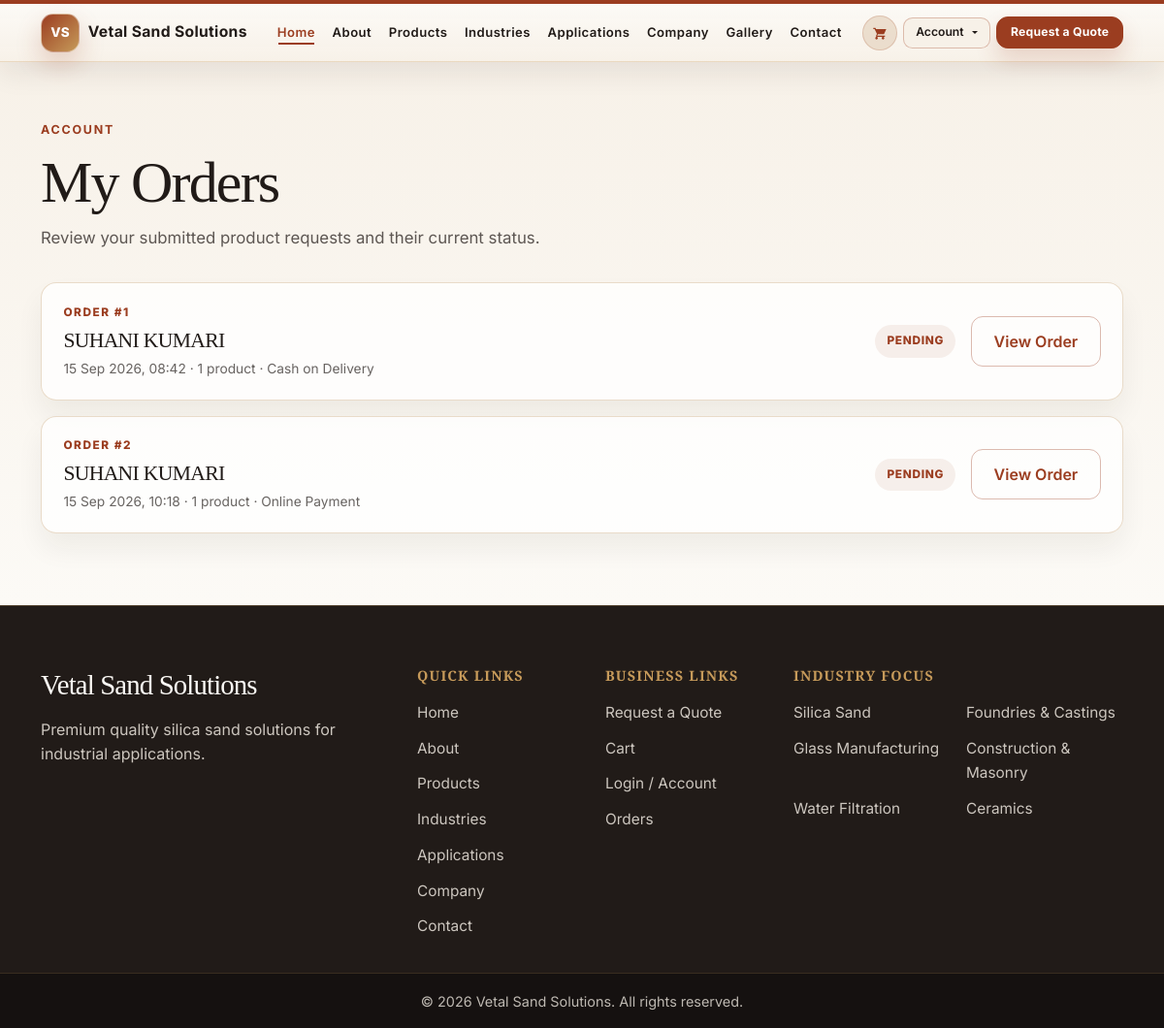
/account/orders/ (signed in), run on the app's committed database.
### orders/models.py (models this page shows, shortened)
class Order(models.Model):
	class PaymentMethod(models.TextChoices):
		COD = 'cod', 'Cash on Delivery'
		RAZORPAY = 'razorpay', 'Online Payment'
	class Status(models.TextChoices):
		PENDING = 'pending', 'Pending'
		CONFIRMED = 'confirmed', 'Confirmed'
		PROCESSING = 'processing', 'Processing'
		SHIPPED = 'shipped', 'Shipped'
		DELIVERED = 'delivered', 'Delivered'
		CANCELLED = 'cancelled', 'Cancelled'
	user = models.ForeignKey(settings.AUTH_USER_MODEL, on_delete=models.CASCADE, related_name='orders')
	full_name = models.CharField(max_length=150)
	email = models.EmailField()
	phone = models.CharField(max_length=30)
	address = models.TextField()
	city = models.CharField(max_length=100)
	state = models.CharField(max_length=100)
	pincode = models.CharField(max_length=20)
	notes = models.TextField(blank=True)
	payment_method = models.CharField(
		max_length=20,
		choices=PaymentMethod.choices,
		default=PaymentMethod.COD,
	)
	status = models.CharField(max_length=20, choices=Status.choices, default=Status.PENDING)
	created_at = models.DateTimeField(auto_now_add=True)
	updated_at = models.DateTimeField(auto_now=True)
	class Meta:
		ordering = ['-created_at']

### orders/views.py (the view)
# urls.py: path('account/orders/', views.order_list, name='order_list'),
@login_required(login_url='login')
def order_list(request):
	orders = Order.objects.filter(user=request.user).annotate(item_count=Count('items'))
	return render(request, 'orders/order_list.html', {'orders': orders})

### cart/context_processors.py (called while the page is built)
def cart_count(request):
    cart = request.session.get('cart', {})
    total_items = 0
    for quantity in cart.values():
        try:
            total_items += int(quantity)
        except (TypeError, ValueError):
            continue
    return {'cart_count': total_items}

### products/context_processors.py (called while the page is built)
def wishlist_count(request):
    if not request.user.is_authenticated:
        return {'wishlist_count': 0}
    return {'wishlist_count': Wishlist.objects.filter(user=request.user).count()}

### templates/orders/order_list.html (shortened to what this page needs)
{% extends 'base.html' %}
{% block content %}
<section class="orders-page">
    <div class="container orders-page-container">
        <div class="orders-page-heading">
            <p class="section-kicker">Account</p>
            <h1>My Orders</h1>
            <p>Review your submitted product requests and their current status.</p>
        </div>
        {% if orders %}
            <div class="order-list">
                {% for order in orders %}
                    <article class="order-list-card">
                        <div>
                            <span class="order-list-label">Order #{{ order.id }}</span>
                            <h2>{{ order.full_name }}</h2>
                            <p>{{ order.created_at|date:'d M Y, H:i' }} · {{ order.item_count }} product{{ order.item_count|pluralize }} · {{ order.get_payment_method_display }}</p>
                        </div>
                        <div class="order-list-status">
                            <span>{{ order.get_status_display }}</span>
                            <a href="{% url 'order_detail' order.id %}" class="btn btn-secondary">View Order</a>
                        </div>
                    </article>
                {% endfor %}
            </div>
        {% else %}
            <div class="empty-state order-empty-state text-center">
                <h2>No orders yet</h2>
                <p>Your submitted product requests will appear here.</p>
                <a href="{% url 'product_list' %}" class="btn btn-primary">Explore Products</a>
            </div>
        {% endif %}
    </div>
</section>
{% endblock %}

### static/css/style.css (style rules this page uses)
:root { --primary: #9B3D20; --dark: #211B18; --sand: #E8D8C5; --cream: #F7F1E8; --off-white: #FCFAF6; --gold: #C69A5A; --border-soft: rgba(33, 27, 24, 0.08); --text-soft: #514640; --shadow-soft: 0 18px 38px rgba(33, 27, 24, 0.08); --shadow-card: 0 16px 28px rgba(33, 27, 24, 0.06); }
html { scroll-behavior: smooth; }
body { font-family: 'Inter', sans-serif; background: linear-gradient(180deg, var(--off-white) 0%, var(--cream) 100%); color: var(--dark); line-height: 1.6; font-weight: 400; -webkit-font-smoothing: antialiased; text-rendering: optimizeLegibility; }
a { color: var(--dark); text-decoration: none; transition: color 0.25s ease, background-color 0.25s ease, border-color 0.25s ease, transform 0.25s ease; }
h1, h2, h3, h4, h5, h6, .site-title, .hero-title { font-family: 'Playfair Display', serif; color: var(--dark); line-height: 1.15; letter-spacing: -0.03em; margin-bottom: 0.75rem; }
p { margin-bottom: 1rem; color: var(--dark); }
.btn, button, input, textarea, select { font-family: 'Inter', sans-serif; }
.btn { display: inline-flex; align-items: center; justify-content: center; border-radius: 0.75rem; font-weight: 600; padding: 0.8rem 1.4rem; transition: all 0.25s ease; border-width: 1px; border-style: solid; }
.btn-secondary, .btn-outline-primary { background: transparent; border-color: rgba(155, 61, 32, 0.35); color: var(--primary); }
.section-kicker { display: inline-block; margin-bottom: 0.6rem; color: var(--primary); font-size: 0.78rem; font-weight: 700; letter-spacing: 0.14em; text-transform: uppercase; }
.orders-page { min-height: 70vh; background: linear-gradient(180deg, rgba(247, 241, 232, 0.98) 0%, rgba(252, 250, 246, 1) 100%); }
.orders-page-container { padding-top: 3.5rem; padding-bottom: 4.5rem; }
.orders-page-heading { margin-bottom: 2rem; }
.orders-page-heading h1 { font-size: clamp(2.5rem, 5vw, 4.2rem); margin-bottom: 0.6rem; }
.orders-page-heading p:last-child { max-width: 44rem; margin-bottom: 0; color: rgba(33, 27, 24, 0.72); font-size: 1.05rem; }
.order-panel-kicker, .order-list-label { display: block; margin-bottom: 0.45rem; color: var(--primary); font-size: 0.74rem; font-weight: 800; letter-spacing: 0.13em; text-transform: uppercase; }
.order-list { display: flex; flex-direction: column; gap: 1rem; }
.order-list-card { display: flex; align-items: center; justify-content: space-between; gap: 1.5rem; padding: 1.3rem 1.4rem; background: rgba(255, 255, 255, 0.78); border: 1px solid rgba(232, 216, 197, 0.92); border-radius: 1rem; box-shadow: var(--shadow-card); }
.order-list-card h2 { margin-bottom: 0.3rem; font-size: 1.35rem; }
.order-list-card p { margin-bottom: 0; color: rgba(33, 27, 24, 0.68); font-size: 0.86rem; }
.order-list-status { display: flex; align-items: center; gap: 1rem; flex-shrink: 0; }
.order-list-status > span, .order-status-pill { display: inline-flex; align-items: center; padding: 0.45rem 0.75rem; border-radius: 999px; background: rgba(155, 61, 32, 0.08); color: var(--primary); font-size: 0.74rem; font-weight: 800; letter-spacing: 0.06em; text-transform: uppercase; white-space: nowrap; }

### data on the page
Order: id "1", full_name "SUHANI KUMARI", created_at "15 Sep 2026, 08:42", item_count "1", payment_method "Cash on Delivery", status "PENDING"
Order: id "2", full_name "SUHANI KUMARI", created_at "15 Sep 2026, 10:18", item_count "1", payment_method "Online Payment", status "PENDING"
